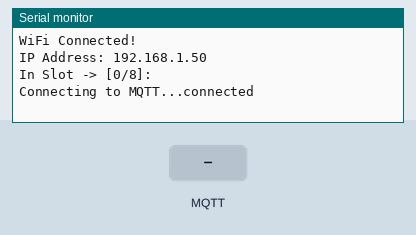
This sketch was run on a simulated ESP32. On the bench: the last lines printed to the serial monitor. The test bench sets the inputs (shaded band). WiFi joins after 1.5 s; servers stay silent unless stated; EEPROM starts erased; no MQTT or app messages arrive unless stated.

Above: at 2.7 s.
2.8 s: MQTT message "1" arrives on the first subscribed topic
At 4.0 s:
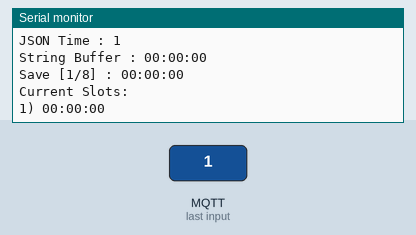
4.3 s: MQTT message "0" arrives on the first subscribed topic
At 5.3 s:
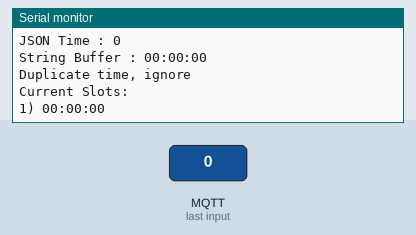
5.8 s: MQTT message "on" arrives on the first subscribed topic
At 6.4 s:
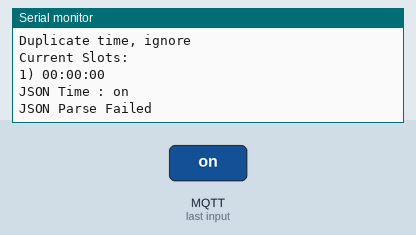
7.3 s: MQTT message "off" arrives on the first subscribed topic
At 8.5 s:
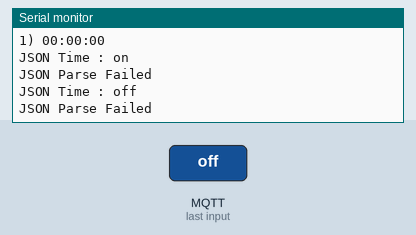
8.8 s: MQTT message "1" arrives on the second subscribed topic
At 9.9 s:
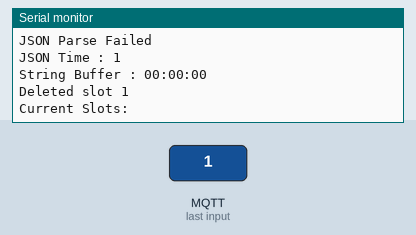

The sketch:

ESP32-Times-Scheduler.ino
```cpp
/*
          ⠀ ⠀⠀⠀ ⠀⠀⠀⠀⠀⢀⣀⠀⠀⠀⠀⠀⠀⢀⣀⡀⠀⠀⠀⠀⠀⠀⠀
          ⠀⠀⠀⠀⠀⠀⠀⠀⠀⣠⠊⠈⠑⣄⠀⠀⠀⡰⠋⠀⠙⢆⠀⠀⠀⠀⠀⠀
          ⠀⠀⠀⠀⠀⠀⠀⠀⡰⠃⠀⠀⠀⠸⣶⣶⣶⡇⠀⠀⠀⠈⢦⠀⠀⠀⠀⠀
          ⠀⠀⠀⠀⠀⠒⠒⡶⠣⢤⠀⠀⣀⣀⠉⠉⡄⠀⢀⣶⣦⠀⠈⢷⠉⣉⡉⠀
          ⠀⠀⠀⠀⠠⠖⣾⡃⠒⠚⠀⠀⠻⠟⠀⠦⠷⠖⠀⠙⠉⠀⠀⠈⣏⠀⠉⠀
          ⠀⠀⠀⠀⢀⣾⣿⣷⠀⠀⠀⠀⠀⠀⠀⠀⠀⠀⠀⠀⠀⠀⠀⠀⠘⡆⠀⠀
          ⠀⠀⠀⢀⣞⠛⠛⠁⠀⠀⠀⠀⠀⠀⠀⠀⠀⠀⠀⠀⠀⠀⠀⠀⠀⠹⡀⠀
          ⠀⠀⢠⣿⣿⠄⠀⠀⠀⠀⠀⠀⠀⠀⠀⠀⠀⠀⠀⠀⠀⠀⠀⠀⠀⠀⢧⠀
          ⠀⢀⠿⠿⠟⠀⠀⠀⠀⠀⠀⠀⠀⠀⠀⠀⠀⠀⠀⠀⠀⠀⠀⠀⠀⠀⠸⡀
          ⠀⡜⠀⠀⠀⠀⠀⠀⠀⠀⠀⠀⠀⠀⠀⠀⠀⠀⠀⠀⠀⠀⠀⠀⠀⠀⠀⡇
          ⢠⠃⠀⠀⠀⠀⠀⠀⠀⠀⠀⠀⠀⠀⠀⠀⠀⠀⠀⠀⠀⠀⠀⠀⠀⠀⠀⡇
          ⢸⠀⠀⠀⠀⠀⠀⠀⠀⠀⠀⠀⠀⠀⠀⠀⠀⠀⠀⠀⠀⠀⠀⠀⠀⠀⠀⡇
          ⢸⠀⠀⠀⠀⠀⠀⠀⠀⠀⠀⠀⠀⠀⠀⠀⠀⠀⠀⠀⠀⠀⠀⠀⠀⠀⠀⡇
          ⠸⡄⠀⠀⠀⠀⠀⠀⠀⠀⠀⠀⠀⠀⠀⠀⠀⠀⠀⠀⠀⠀⠀⠀⠀⠀⢠⠃
          ⠀⠹⡄⠀⢠⡀⠀⠀⠀⠀⠀⠀⠀⠀⠀⠀⠀⠀⠀⠀⠀⠀⠀⠀⠀⢠⠏⠀
          ⠀⠀⠘⢦⣾⣿⡷⢲⣤⣄⣀⡀⠀⠀⠀⢠⠀⠀⣆⢰⠀⠘⡆⣀⠔⠁⠀⠀
          ⠀⠀⠀⠀⠉⠻⠅⣾⣿⡿⢀⣿⣿⣦⣀⣸⡀⠀⣸⠼⣆⢀⡏⠁⠀⠀⠀⠀
          ⠀⠀⠀⠀⠀⠀⠀⠀⠈⠉⠉⠉⠉⠀⠀⠀⠑⠒⠁⠀⠀⠁⠀⠀⠀⠀⠀⠀⠀⠀⠀⠀⠀⠀⠀⠀⠀⠀⠀⠀⠀⠀⠀⠀⠀⠀⠀⠀⠀⠀⠀⠀⠀⠀⠀⠀⠀⠀
*/

// ===== Include required libraries =====
#include <WiFi.h>             // WiFi functions
#include <WiFiManager.h>      // Auto WiFi configuration
#include <PubSubClient.h>     // MQTT client library
#include <ArduinoJson.h>      // For JSON parsing
#include <Preferences.h>      // Non-volatile storage in ESP32

// ===== MQTT configuration =====
#define mqtt_server "192.168.1.100"       // MQTT broker IP
#define request_add_time "esp32/add"      // Topic to receive time JSON (Add time)
#define request_rm_time "esp32/remove"    // Topic to receive time JSON (Remove time)
#define status "esp32/status"             // Topic to publish status messages


// ===== Global objects =====
WiFiClient espClient;              // TCP client used by MQTT
PubSubClient client(espClient);    // MQTT client using espClient
Preferences PREFS;                 // ESP32 flash storage

// ===== Global variables =====
String SlotTime[8];
int SizeOfSlot = 0;

// =======================================================================================
//                                  CONNECT WIFI AND SETTING MQTT SEVER
// =======================================================================================

void connectWiFi() {
  WiFiManager wm; // Create Oject WiFiManager

  // Try to connect to a saved WiFi network
  // If no credentials are saved, it starts an AP named "ESP32-Config"
  if (!wm.autoConnect("ESP32-Config")) {
    Serial.println("WiFi connect failed, restart ESP32");
    ESP.restart(); // restart for connect
  }

  // Debug Connected
  Serial.println("WiFi Connected!");
  Serial.print("IP Address: ");
  Serial.println(WiFi.localIP());
}

void reconnectMQTT() {
  while (!client.connected()) {     // Loop until successfully connected
    Serial.print("Connecting to MQTT...");

    // try to connect to MQTT broker with client ID "ESP32Client"
    if (client.connect("ESP32Client")) {

      // Connected successfully
      Serial.println("connected");
      client.subscribe(request_add_time);        // Subscribe to the topic stored in 'request_add_time'
      client.subscribe(request_rm_time);         // Subscribe to the topic stored in 'request_rm_time'
    } else {

      // Connection fails
      Serial.print("failed, rc=");
      Serial.print(client.state());
      Serial.println(", retrying in 2 seconds");
      delay(2000); // Wait 2 seconds before retrying
    }
  }
}

// =======================================================================================
//                                        PREFERENCES
// =======================================================================================

// Load Data From EEPROM
void loadTimes() {
  PREFS.begin("Time", true); // true -> Read Only

  SizeOfSlot = PREFS.getInt("Size", 0);                                              // Get Size of Slot (When dont have data set 0)
  Serial.printf("In Slot -> [%d/8]:\n", SizeOfSlot);
  for (int i = 0; i < SizeOfSlot; i++) {
    SlotTime[i] = PREFS.getString(("slot" + String(i)).c_str(), "");                 // Get String Time At slot time in Flash Memory
    Serial.printf("%d.) %s\n", i + 1, SlotTime[i].c_str());
  }

  PREFS.end();
}

// Check Duplicate time
bool isDuplicate(const String &timeStr) {
  for (int i = 0; i < SizeOfSlot; i++) {
    if (SlotTime[i] == timeStr) return true;        // Check if current slot matches the target time
  }

  return false;                                     // Not Found Duplicate (Dont matches the target time)
}

void SaveTimes(const String &timeStr) {
  // SizeOfSlot Empty
  if (SizeOfSlot >= 8) {
    Serial.println("Empty Slot Time");            // Debug if Fully Slot of time
    client.publish(status, "Empty Slot Time");    // Callback to Node Red
    return;
  }

  if (!isDuplicate(timeStr)) {
    // Add time in Slot
    PREFS.begin("Time", false);                                              // (namespace, write) false -> Write/read
    SlotTime[SizeOfSlot] = timeStr;
    PREFS.putString(("slot" + String(SizeOfSlot)).c_str(), timeStr);         // Save Time to Flash Memory
    SizeOfSlot++;
    PREFS.putInt("Size", SizeOfSlot);                                        // Update Size of Slot
    Serial.printf("Save [%d/8] : %s\n", SizeOfSlot, timeStr.c_str());
    PREFS.end();
    client.publish(status, "Add time Success");                              // send msg (Add time Success) -> node red
  } else {
    // if Duplicate time -> Fail
    Serial.println("Duplicate time, ignore");
    client.publish(status, "Duplicate time, ignore");                        // send msg (Duplicate time) -> node red
  }

  // Debug print all current slots
  Serial.println("Current Slots:");
  for (int i = 0; i < SizeOfSlot; i++) {
    Serial.printf("%d) %s\n", i + 1, SlotTime[i].c_str());
  }
}

void DeleteTimeSlot(int index) {
  if (index < 0 || index >= SizeOfSlot) return;

  PREFS.begin("Time", false);                                // (namespace, write) false -> Write/read
  PREFS.remove(("slot" + String(index)).c_str());            // remove slot time at index position (in flash memory)

  // Shift remaining slots in EEPROM
  for (int i = index + 1; i < SizeOfSlot; i++) {
    String oldKey = "slot" + String(i);                      // Get the current slot key in EEPROM
    String newKey = "slot" + String(i - 1);                  // Prepare the new key where the value will be moved

    String value = PREFS.getString(oldKey.c_str(), "");      // Get String from oldKey
    PREFS.putString(newKey.c_str(), value);                  // And put String at newKey
  }

  PREFS.remove((String("slot") + (SizeOfSlot - 1)).c_str()); // Remove the last slot
  SizeOfSlot--;
  PREFS.putInt("Size", SizeOfSlot);                          // Update Size of Slot
  PREFS.end();

  // Shift array in RAM
  for (int i = index; i < SizeOfSlot; i++) {
    SlotTime[i] = SlotTime[i + 1];                           // Move element down one index
  }

  Serial.printf("Deleted slot %d\n", index + 1);
  client.publish(status, "Delete Success");                  // send to node red
}

void removeTimes(const String &timeStr) {
  int i = 0;
  while (i < SizeOfSlot) {                         // Loop through all slots
    if (SlotTime[i] == timeStr) {                  // Check if current slot matches the target time
      DeleteTimeSlot(i);
      continue;
    }

    i++;                                           // Move to next slot if no deletion
  }

  // Debug print all current slots
  Serial.println("Current Slots:");
  for (int j = 0; j < SizeOfSlot; j++) {
    Serial.printf("%d) %s\n", j + 1, SlotTime[j].c_str());
  }
}

// =======================================================================================
//                                        MQTT BROKER
// =======================================================================================

void callback(char* topic, byte* payload, unsigned int length) {
  // Change Payload -> String JSON
  String JSON = "";
  for (unsigned int i = 0; i < length; i++) {
    JSON += (char)payload[i];
  }

  // Debug JSON
  Serial.println("JSON Time : " + JSON);
  // {
  // "hour":2,
  // "minute":26,
  // "second":null}"
  // }

  StaticJsonDocument<200> doc;                                 // Convert String JSON -> JsonDocument (JSON object)
  DeserializationError error = deserializeJson(doc, JSON);     // String JSON -> Subtime (Key, Value)

  if (error) {
    // When JSON Error
    Serial.println("JSON Parse Failed");
    client.publish(status, "JSON Parse Failed");

    return;
  }

  // get time from JSON (Store with Key)
  int hour   = doc["hour"];
  int minute = doc["minute"];
  int second = doc["second"];

  // Convert SubTime -> String time
  char Buffer[9];
  sprintf(Buffer, "%02d:%02d:%02d", hour, minute, second);
  String timeStr = String(Buffer);

  // Debug timeString
  Serial.println("String Buffer : " + timeStr);

  // Check topic from mqtt sever
  if (String(topic) == request_add_time) {
    SaveTimes(timeStr);
  } else if (String(topic) == request_rm_time) {
    removeTimes(timeStr);
  }
}

// =======================================================================================
//                                          MAIN SETUP
// =======================================================================================

void setup() {
  Serial.begin(115200);

  connectWiFi();      // CONNECT WIFI
  loadTimes();        // LOAD DATA FROM Flash Memory

  // SETTING MQTT
  client.setServer(mqtt_server, 1883);
  client.setCallback(callback);
}

// =======================================================================================
//                                          MAIN LOOP
// =======================================================================================

void loop() {
  if (!client.connected()) reconnectMQTT();
  client.loop();
}
```

Measured:
- after the input at 2.8 s, the serial monitor: prints a new line at once (image 1)
- after the input at 4.3 s, the serial monitor: prints a new line at once (image 2)
- after the input at 5.8 s, the serial monitor: prints a new line at once (image 3)
- after the input at 7.3 s, the serial monitor: prints a new line at once (image 4)
- after the input at 8.8 s, the serial monitor: prints a new line at once (image 5)
